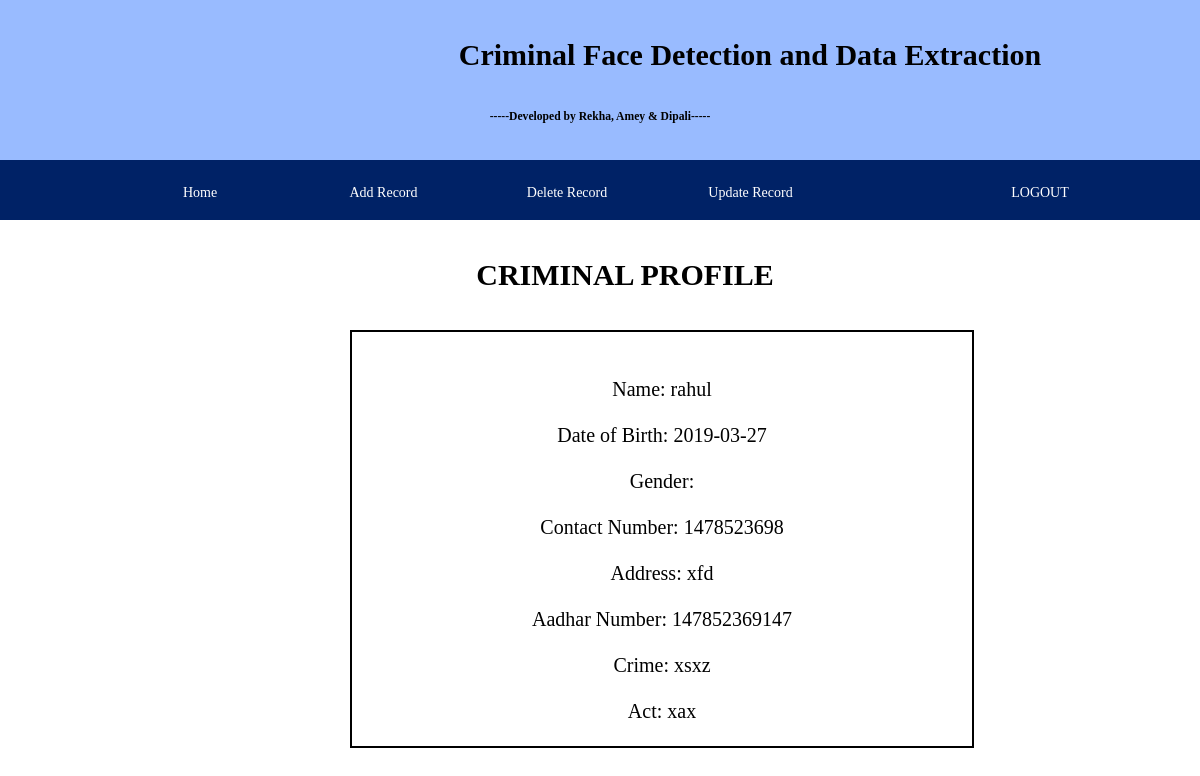
The app's page /view/98 with its own data.
### tables this page shows
CREATE TABLE "users" (
	`id`	INTEGER NOT NULL PRIMARY KEY AUTOINCREMENT UNIQUE,
	`name`	TEXT NOT NULL,
	`dob`	TEXT,
	`gender`	TEXT,
	`contact`	INTEGER,
	`address`	TEXT,
	`aadhar`	INTEGER,
	`crime`	TEXT,
	`act`	TEXT,
	`created`	INTEGER
);

### app.py (the view)
@app.route('/view/<id>', methods=['POST', 'GET'])
def view(id):
    print (id)
    con = sqlite3.connect("database.db")
    con.row_factory = sqlite3.Row
    cur = con.cursor()
    cur.execute("SELECT * from users WHERE id=?", [id])
    results = cur.fetchall()
    con.commit()
    return render_template('criminal_profile.html', rows=results)

### templates/criminal_profile.html (shortened to what this page needs)
{% extends 'layout_police.html' %}
{% block content %}
<html>
<head>
    <link rel="stylesheet" href="{{ url_for('static', filename='app.css') }}">
</head>
<body>
    <h1>CRIMINAL PROFILE</h1>
    <div class="div">
        <br><br>
        {% for row in rows %}
        <p>Name: {{row["name"]}}</p><br>
        <p>Date of Birth: {{row["dob"]}}</p><br>
        <p>Gender:{{row["gender"]}}</p><br>
        <p>Contact Number: {{row["contact"]}}</p><br>
        <p>Address: {{row["address"]}}</p><br>
        <p>Aadhar Number: {{row["aadhar"]}}</p><br>
        <p>Crime: {{row["crime"]}}</p><br>
        <p>Act: {{row["act"]}}</p><br>
        {% endfor %}
    </div>
    <br><br>
</body>
{% endblock %}

### static/app.css (style rules this page uses)
body { margin: 0; padding: 0; font-size: 14px; }

### templates/layout_police.html (style rules this page uses)
* { margin:0; }
h1 { text-align:center; line-height:110px; font-size:30px; text-decoration:bold; }

### templates/criminal_profile.html (style rules this page uses)
.div { margin-left:350px; text-align:center; font-size:20px; border:2px solid black; width:620px; }
h1 { margin-left:300px; }

### records on screen
users: name "rahul", dob "2019-03-27", contact "1478523698", address "xfd", aadhar "147852369147", crime "xsxz", act "xax"
